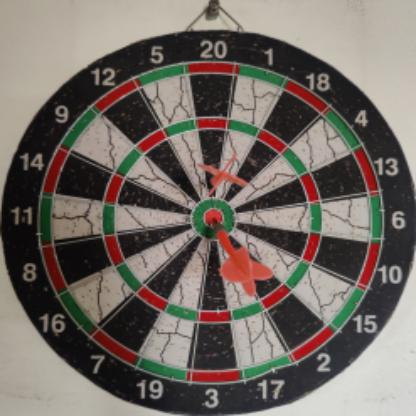
#> input picture embedded/Camera/CV/dataset/1/test/images/-105-_jpg.rf.cf2c5be62632628541fe43a1bf26af2f.jpg, 416 x 416 px
$ python -i testing.py   (imports and definitions only)
#> lines starting #> are read from the running program, lines starting #| are printed output that depends on the picture; after the words box and inside, x2 and y2 are one past the last pixel; in counts of white or black regions, pixels touching at a corner belong together
#> further down, picture is the input picture: shape (416, 416, 3); mean B, G, R 100.3, 106.9, 115.2
import streamlit as st
import urllib.request
import cv2
import numpy as np


url = 'http://192.168.1.9/getFrames.jpg'
# Set page title
# [1 line not run here, left out]

# Define function to apply a filter to the image
def apply_filter(image):
    da=image
    da=cv2.resize(da,(800,800))
    darts=cv2.resize(image,(800,800))
    img=darts
    image=darts
    blur1 = cv2.GaussianBlur(image, (5,5), 0)

    # blur1 = cv2.GaussianBlur(img, (3, 3),0)
    # median = cv2.medianBlur(gray, 3)
    # Convert image to HSV color space
    hsv_image = cv2.cvtColor(blur1, cv2.COLOR_BGR2HSV)
#> hsv_image: shape (800, 800, 3); mean H, S, V 45.2, 44.4, 118.3

    # Define range of green color
    green_lower = (25, 40, 0)
    green_upper = (100, 255, 255)

    # Create a binary mask that marks the pixels corresponding to the object
    mask_green = cv2.inRange(hsv_image, green_lower, green_upper)
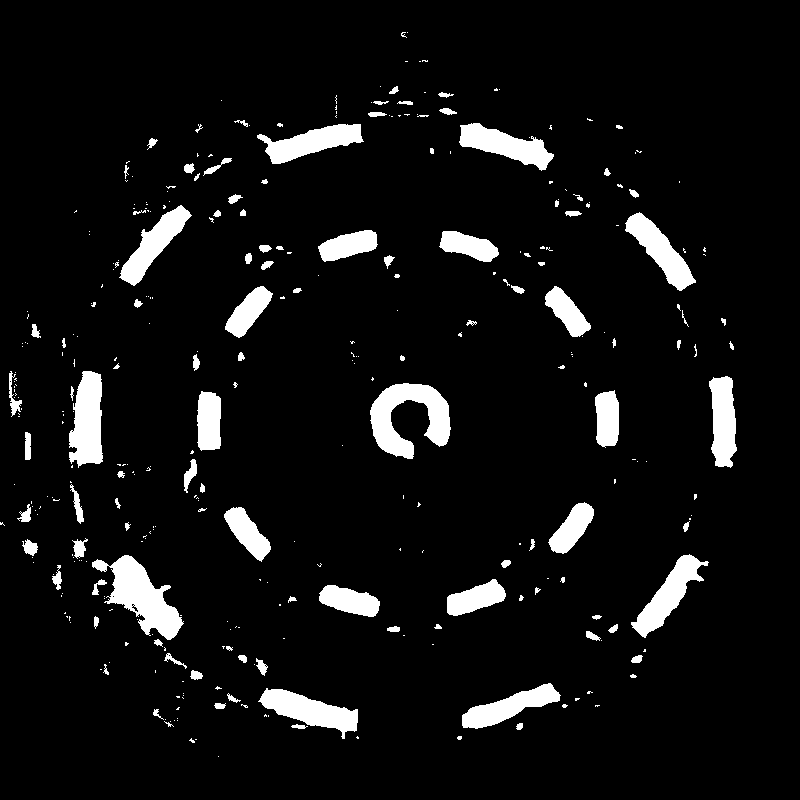
#> mask_green: shape (800, 800); 6.8% white; 349 white regions (240 under 20 px), largest, box (x1, y1, x2, y2) and area: (370, 383, 451, 459) 3296, (92, 555, 184, 640) 3257, (69, 371, 103, 468) 2464


    # Apply the mask to the original image to extract the object
    # object = cv2.bitwise_and(image, image, mask=mask)

    # Define range of red color
    bag_lower = (15, 30, 180)
    bag_upper = (25, 70,255 )
    bag_lower2 = (0, 50, 200)
    bag_upper2 = (230, 90, 255)
    # Create a binary mask that marks the pixels corresponding to the object
    mask2= cv2.inRange(hsv_image, bag_lower, bag_upper)
#> mask2: shape (800, 800); 2.4% white; 97 white regions (87 under 20 px), largest, box (x1, y1, x2, y2) and area: (21, 0, 185, 215) 13457, (372, 35, 437, 54) 589, (183, 90, 214, 110) 331
    mask3 = cv2.inRange(hsv_image, bag_lower2, bag_upper2)
#> mask3: shape (800, 800); 0.01% white in thin lines or dots, all inside (x1, y1, x2, y2) = (435, 327, 522, 572)
    mask_bag = cv2.bitwise_or(mask2, mask3)

    # Define range of red color
    red_lower = (0, 50, 50)
    red_upper = (10, 255, 255)
    red_lower2 = (170, 50, 50)
    red_upper2 = (180, 255, 255)

    # Create a binary mask that marks the pixels corresponding to the object
    mask1r = cv2.inRange(hsv_image, red_lower, red_upper)
#> mask1r: shape (800, 800); 6.3% white; 275 white regions (217 under 20 px), largest, box (x1, y1, x2, y2) and area: (392, 401, 528, 573) 7887, (372, 288, 480, 379) 2896, (169, 631, 265, 702) 2677
    mask2r = cv2.inRange(hsv_image, red_lower2, red_upper2)
#> mask2r: shape (800, 800); 2.3% white; 148 white regions (83 under 20 px), largest, box (x1, y1, x2, y2) and area: (556, 628, 642, 694) 1566, (382, 593, 441, 620) 1164, (689, 471, 729, 555) 1089
    mask_red = cv2.bitwise_or(mask1r, mask2r)
#> mask_red: shape (800, 800); 8.6% white; 252 white regions (208 under 20 px), largest, box (x1, y1, x2, y2) and area: (392, 401, 528, 573) 8368, (372, 288, 481, 379) 3262, (169, 631, 265, 702) 2845

    # Define range of black color
    black_lower = (0, 0, 0)
    black_upper = (170, 90,130)

    # Create a binary mask that marks the pixels corresponding to the object
    mask_black = cv2.inRange(hsv_image, black_lower, black_upper)
#> mask_black: shape (800, 800); 40.7% white; 317 white regions (224 under 20 px), largest, box (x1, y1, x2, y2) and area: (0, 47, 800, 800) 204468, (388, 341, 593, 494) 9861, (359, 621, 456, 712) 7209


    mask=  mask_bag + mask_green+ mask_red + mask_black
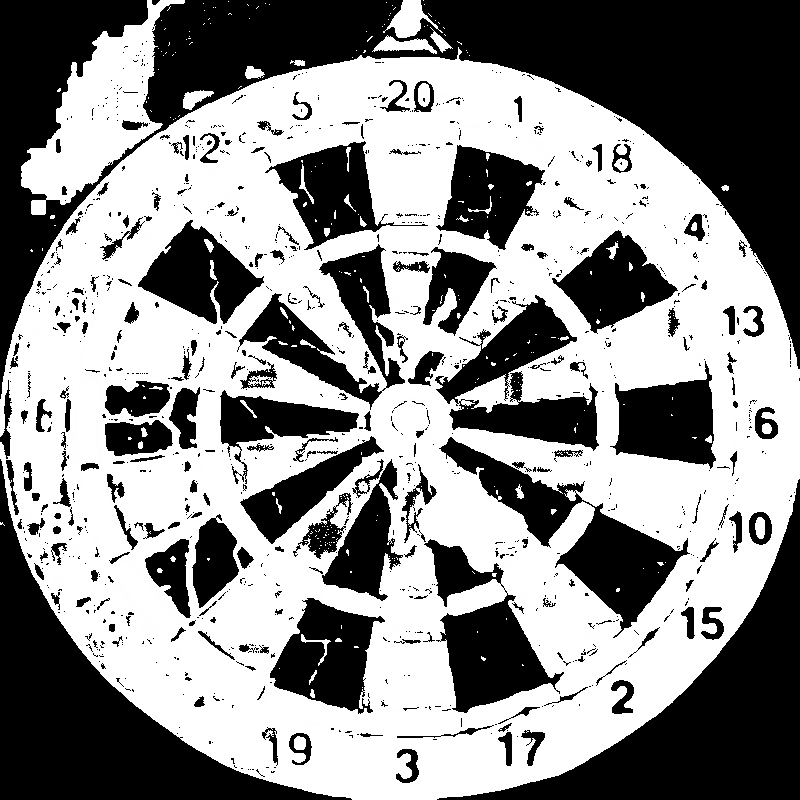
#> mask: shape (800, 800); min 0, max 255, mean 140.8
    # Apply the mask to the original image to extract the object
    mas = cv2.bitwise_and(image, image, mask=mask)
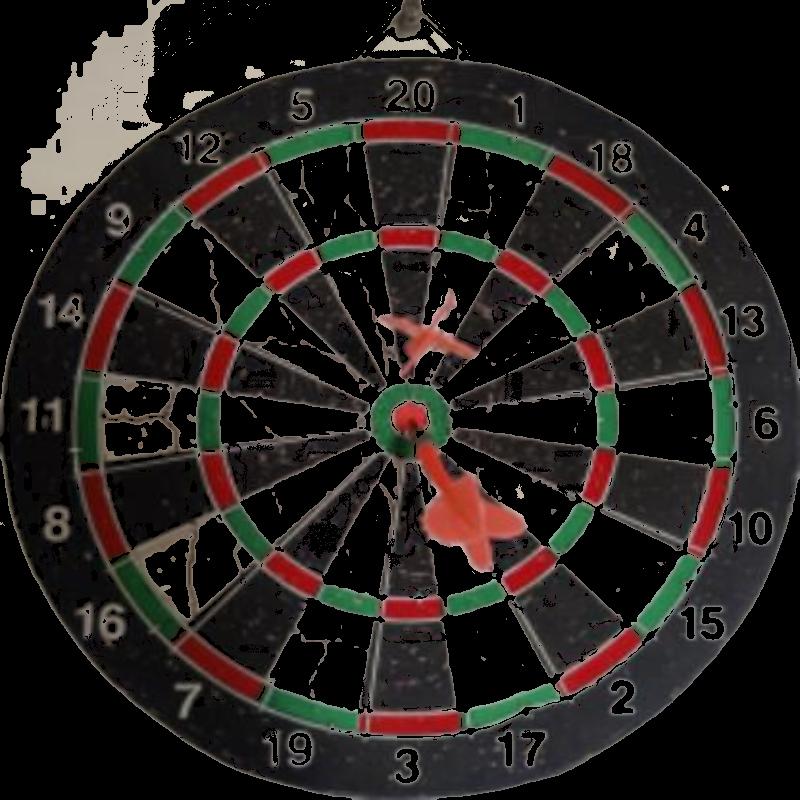
#> mas: shape (800, 800, 3); mean B, G, R 30.2, 32.9, 38.2
    image=image-mas
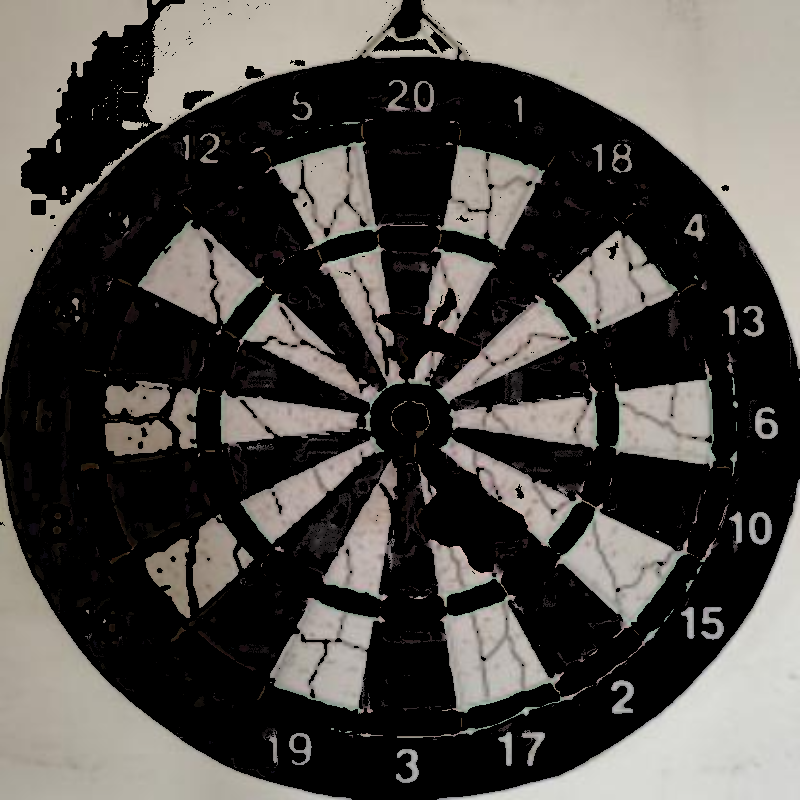
#> image: shape (800, 800, 3); mean B, G, R 70, 73.8, 76.9


    gray=cv2.cvtColor(image, cv2.COLOR_BGR2GRAY)
    # m=cv2.cvtColor(image, cv2.COLOR_BGR2HSV)
    # plt.imshow(m,'gray')
    blur1 = cv2.GaussianBlur(gray, (5, 5), 0)
#> blur1: shape (800, 800)
    median = cv2.medianBlur(gray, 3)

    _, thresh = cv2.threshold(median, 150, 200, cv2.THRESH_BINARY)
#> thresh: shape (800, 800); values 0 (black) and 200 (white), 36% white; 141 white regions (52 under 20 px), largest, box (x1, y1, x2, y2) and area: (422, 0, 800, 365) 50406, (0, 0, 402, 383) 38732, (0, 480, 348, 800) 30996

    kernel = cv2.getStructuringElement(cv2.MORPH_RECT, (5, 5))

    # Perform erosion
    eroded = cv2.erode(thresh, kernel)
#> eroded: shape (800, 800); values 0 (black) and 200 (white), 30.1% white; 111 white regions (37 under 20 px), largest, box (x1, y1, x2, y2) and area: (425, 0, 800, 355) 48856, (0, 484, 332, 800) 29609, (460, 488, 800, 800) 29148

    # Perform opening (erosion followed by dilation)
    opening = cv2.morphologyEx(thresh, cv2.MORPH_OPEN, kernel)
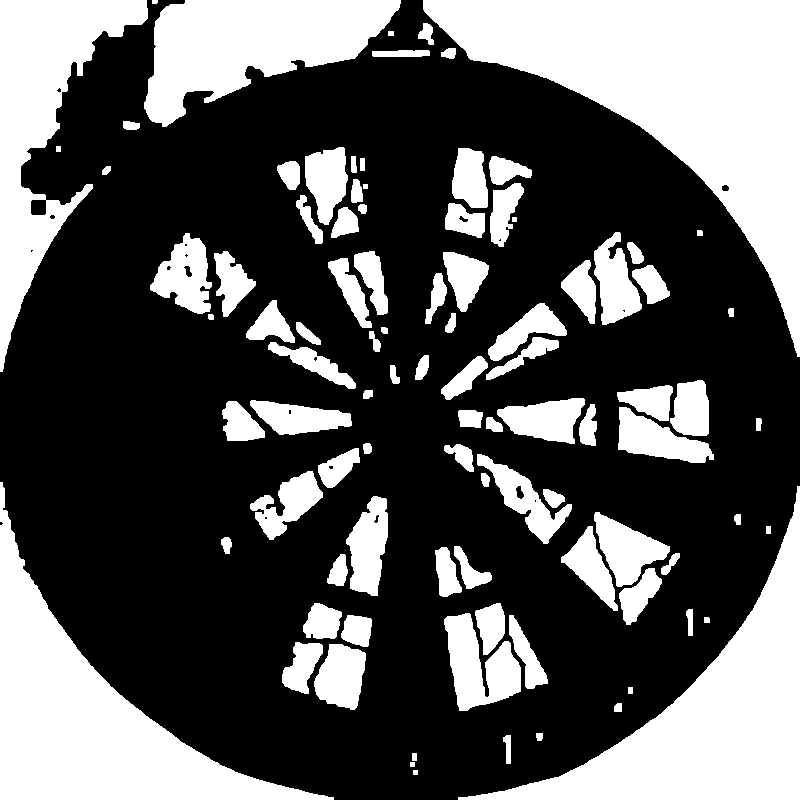
#> opening: shape (800, 800); values 0 (black) and 200 (white), 35% white; 96 white regions, largest, box (x1, y1, x2, y2) and area: (423, 0, 800, 357) 50388, (0, 482, 334, 800) 30951, (458, 486, 800, 800) 30456

    # Perform closing (dilation followed by erosion)

    kernel2 = cv2.getStructuringElement(cv2.MORPH_RECT, (3, 3))
    # [10 lines of commented-out code are left out]

    canny2 = cv2.Canny(opening, 200, 250)
#> canny2: shape (800, 800); 2.2% white in thin lines or dots
    # cv2.imshow('canny2',canny2)


    scoress=[]
    # Get the image height and width
    height, width = img.shape[:2]
#> height = 800; width = 800
    height= height+20
#> height = 820
    width = width-5
#> width = 795
    z=0
    y=0
    # Get the center of the image
    center = (width // 2, height // 2)
#> center = (397, 410)
    # center[0] =center[0] -2
    # center[1]=center[1]-2
    # Draw the x-y axis
    cv2.line(img, (center[0], 0), (center[0], height), (0, 255, 0), 2)
    cv2.line(img, (0, center[1]), (width, center[1]), (0, 255, 0), 2)
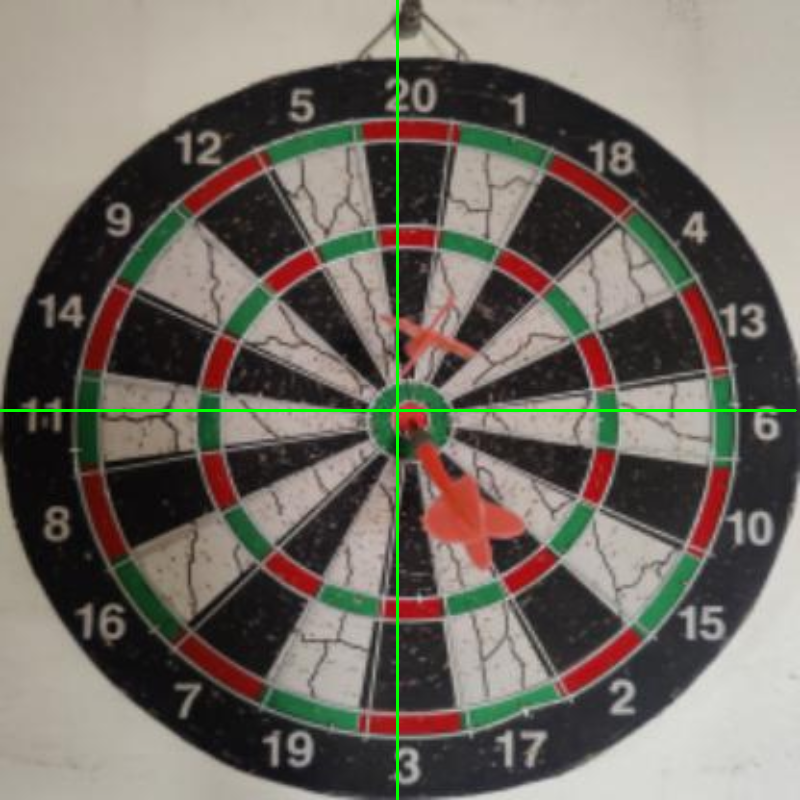
#> img: shape (800, 800, 3); mean B, G, R 99.5, 108, 114.3


    # Find the contours of the shape
    contours, _ = cv2.findContours(canny2, cv2.RETR_EXTERNAL, cv2.CHAIN_APPROX_SIMPLE)
#> contours = 109 contours, 19 with area under 20; largest, box (x1, y1, x2, y2) and area: (443, 612, 521, 711) 4316, (593, 511, 670, 587) 2876, (345, 495, 388, 596) 2813, (476, 453, 572, 544) 2662, (496, 397, 585, 444) 2620

    # # Get the center point of the image
    # height =height-20
    # width =width- 2
    center_point = np.array([int(width/2), int(height/2)])
#> center_point = [397, 410]

    # Loop through all the contours and find the nearest point
    for contour in contours:
        # Find the nearest point to the center point of the image
        distances = []
        for point in contour:
            dist = cv2.norm(np.subtract(center_point, point[0]))
            distances.append(dist)
        nearest_point_index = np.argmin(distances)
        nearest_point = tuple(contour[nearest_point_index][0])

        # [20 lines of commented-out code are left out]
        x = nearest_point[0]
        y = nearest_point[1]
        cv2.line(img, center, (x,y), (0, 255, 0), 2)
        # Draw the point
        cv2.circle(img, (x, y), 5, (255, 0, 0), -1)
        y+=25
        # Calculate the difference between the point and the center
        dx = x - center[0]
        dy = center[1] - y

        # Calculate the angle
        if dx == 0:
            if dy > 0:
                angle = 90
            else:
                angle = 270
        else:
            angle = np.arctan(dy/dx) * 180 / np.pi
            if dx < 0:
                angle += 180
            elif dy <0 :
            # else:
                angle += 360
        # Show the angle
        # print("Angle:", angle, "degrees")

        # Map the angle to the corresponding sector on the dartboard
        if angle >= 81 and angle <= 99:
            score = 20
        elif angle >= 63 and angle <= 80:
            score = 1
        elif angle >= 45 and angle <=62:
            score = 18
        elif angle >= 27 and angle <=44:
            score = 4
        elif angle >=9 and angle <= 26:
            score = 13
        elif angle >= 351 and angle <=8:
            score = 6
        elif angle >= 333 and angle <= 352:
            score = 10
        elif angle >= 315 and angle <= 332:
            score = 15
        elif angle >= 297 and angle <=314:
            score = 2
        elif angle >= 279 and angle <= 298:
            score = 17
        elif angle >= 261 and angle <= 278:
            score = 3
        elif angle >= 243 and angle <= 260:
            score = 19
        elif angle >= 225 and angle <= 242:
            score = 7
        elif angle >= 207 and angle <=224:
            score = 16
        elif angle >= 189 and angle <= 206:
            score = 8
        elif angle >= 171 and angle <= 188:
            score = 11
        elif angle >= 153 and angle <= 170:
            score = 14
        elif angle >= 135 and angle <= 152:
            score = 9
        elif angle >= 117 and angle <= 134:
            score = 12
        elif angle >= 99 and angle <=116:
            score = 5


        # Calculate the length of the line
        line_length = ((x - center[0])**2 + (y - center[1])**2)**0.5
        linee=round(line_length)
        if (linee) >= 230 and linee <=240:
            score=score*2

        # Put the angle on the image
        cv2.putText(da, f"score: {score:} ", ( 15, 15+z),
                    cv2.FONT_HERSHEY_SIMPLEX, 0.7, (0, 255, 255), 2)
        scoress.append(score)
        z+=20
#> this loop made 109 passes
#> (nearest_point_index, nearest_point, x, y, dx, dy, angle, score) on passes 1, 2, 3, 4, 5, 6, 7, 8, 9, 10, 11, 13: (0, (414, 769), 414, 794, 17, -384, 272.5, 3), (0, (410, 762), 410, 787, 13, -377, 272, 3), (0, (413, 752), 413, 777, 16, -367, 272.5, 3), (0, (507, 734), 507, 759, 110, -349, 287.5, 17), (0, (537, 732), 537, 757, 140, -347, 292, 17), (2, (616, 703), 616, 728, 219, -318, 304.6, 2), (0, (629, 686), 629, 711, 232, -301, 307.6, 2), (81, (341, 643), 341, 668, -56, -258, 257.8, 19), (65, (318, 642), 318, 667, -79, -257, 252.9, 19), (1, (703, 618), 703, 643, 306, -233, 322.7, 15), (0, (510, 614), 510, 639, 113, -229, 296.3, 17), (6, (448, 615), 448, 640, 51, -230, 282.5, 34)
#> (nearest_point_index, nearest_point, x, y, dx, dy, angle, line_length) on pass 12: (43, (360, 615), 360, 640, -37, -230, 260.9, 233)
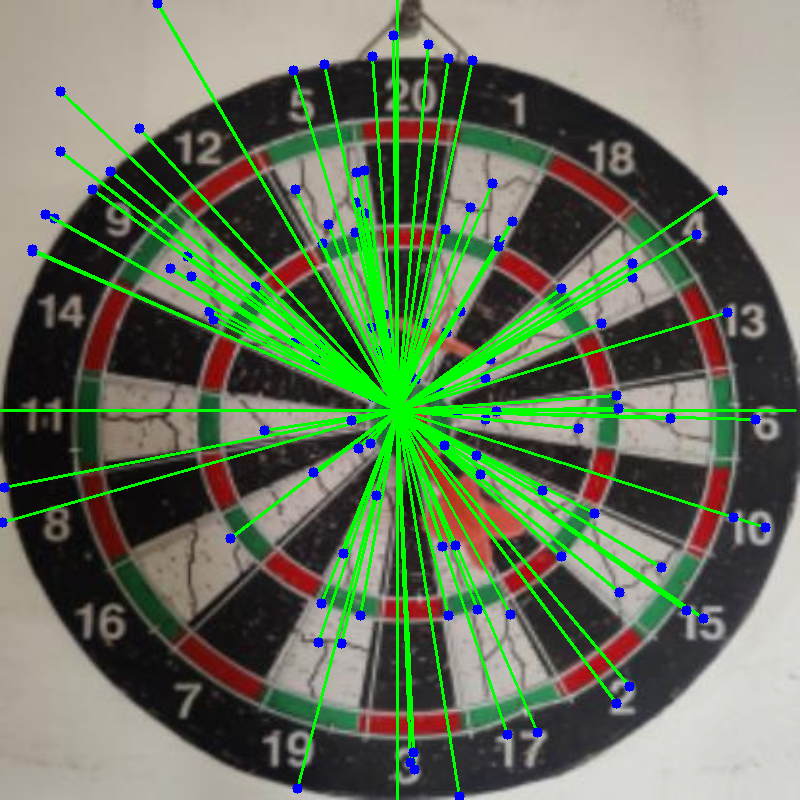
#> img: shape (800, 800, 3); 9.37% of pixels changed, all inside (x1, y1, x2, y2) = (0, 0, 771, 800)
        # Calculate the length of the line
        # line_length = ((x - center[0])**2 + (y - center[1])**2)**0.5


    return da

# Define Streamlit app
def app():
    # Set app title
    st.title("Image Editor")

    # Upload image
    uploaded_file = st.file_uploader("Choose an image file", type=["jpg", "jpeg", "png"])

    # If image is uploaded
    if uploaded_file is not None:
        # Read image using OpenCV
        file_bytes = np.asarray(bytearray(uploaded_file.read()), dtype=np.uint8)
        original_image = cv2.imdecode(file_bytes, 1)

        # Display original image
        st.image(original_image, channels="BGR", caption="Original Image", use_column_width=True)

        # Choose a filter to apply to the image
        # filter_name = st.selectbox("Choose a filter", ["None", "Blur", "Grayscale", "Canny"])

        # Apply filter and display edited image
        edited_image = apply_filter(original_image)
        st.image(edited_image, channels="BGR", caption="Edited Image", use_column_width=True)

    while True:
        cap = urllib.request.urlopen(url)
        image = np.asarray(bytearray(cap.read()), dtype="uint8")
        frame = cv2.imdecode(image, cv2.IMREAD_COLOR)  # Replace with your camera sourceq
        detected_frame = apply_filter(frame)
        cv2.imshow("DartsSense", detected_frame)
        if cv2.waitKey(1) & 0xFF == ord('q'):
            break
    cv2.destroyAllWindows()

# Run Streamlit app
# [2 lines not run here, left out]

>>> import cv2
>>> picture = cv2.imread('dataset/1/test/images/-105-_jpg.rf.cf2c5be62632628541fe43a1bf26af2f.jpg')
>>> result = apply_filter(picture)
